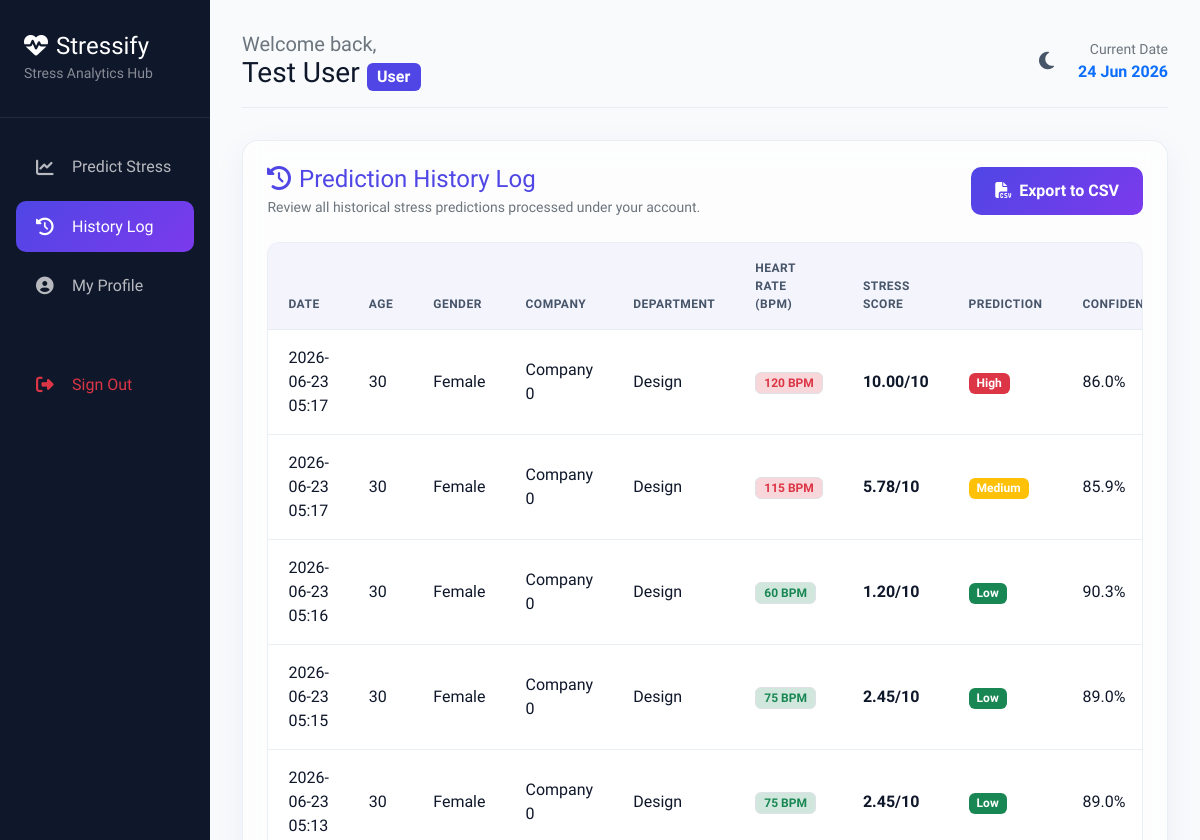
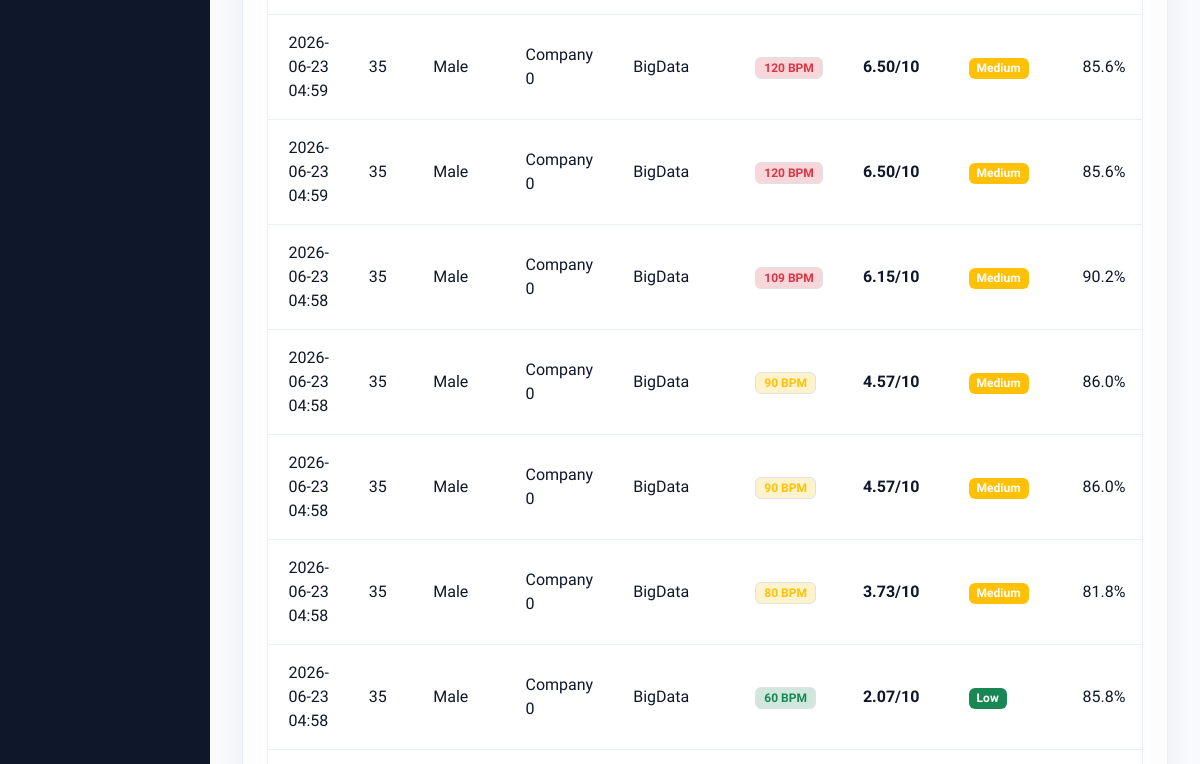
/history (signed in, upper part), run on an earlier commit of the app's database (2 pictures, top to bottom).
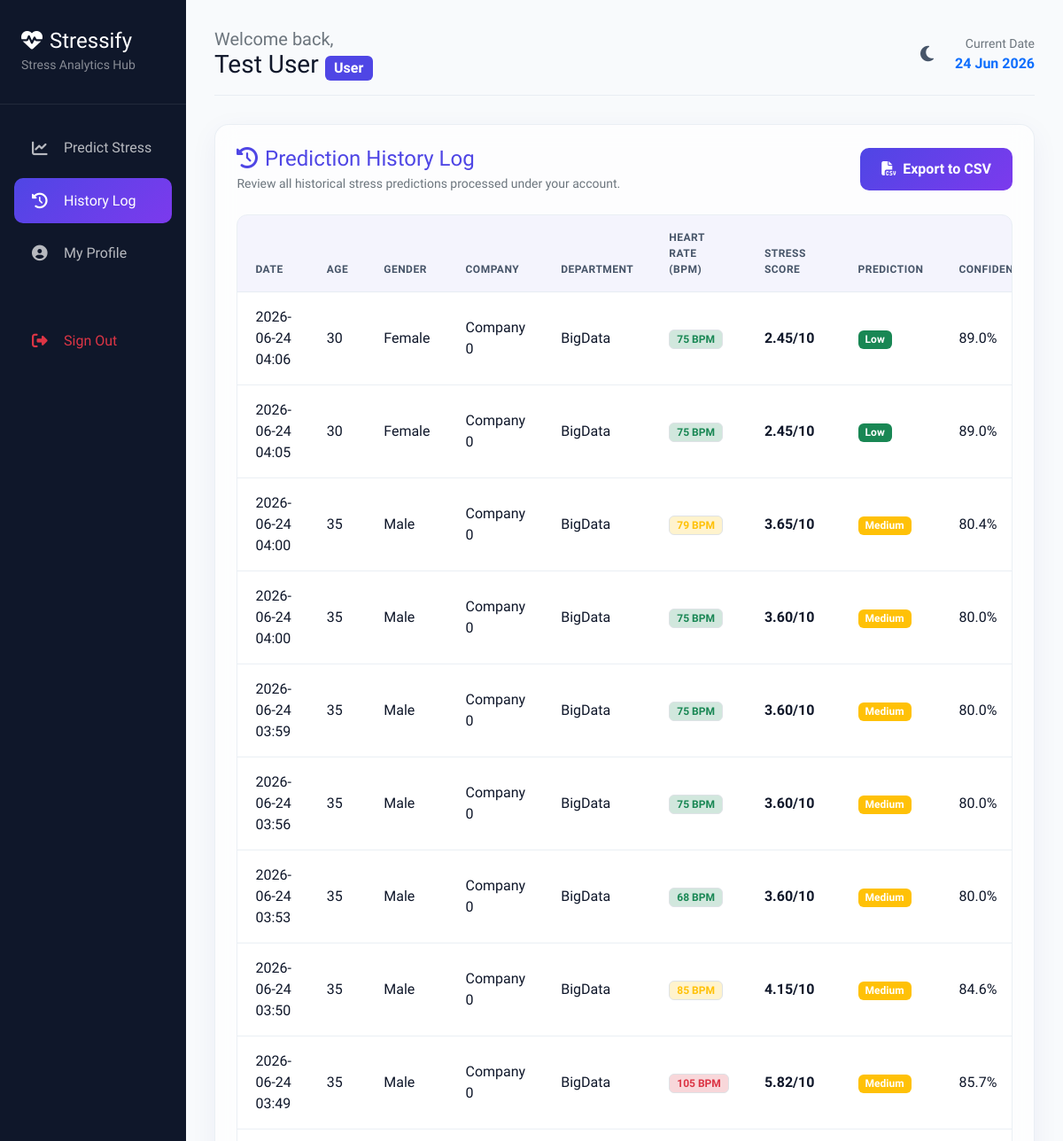
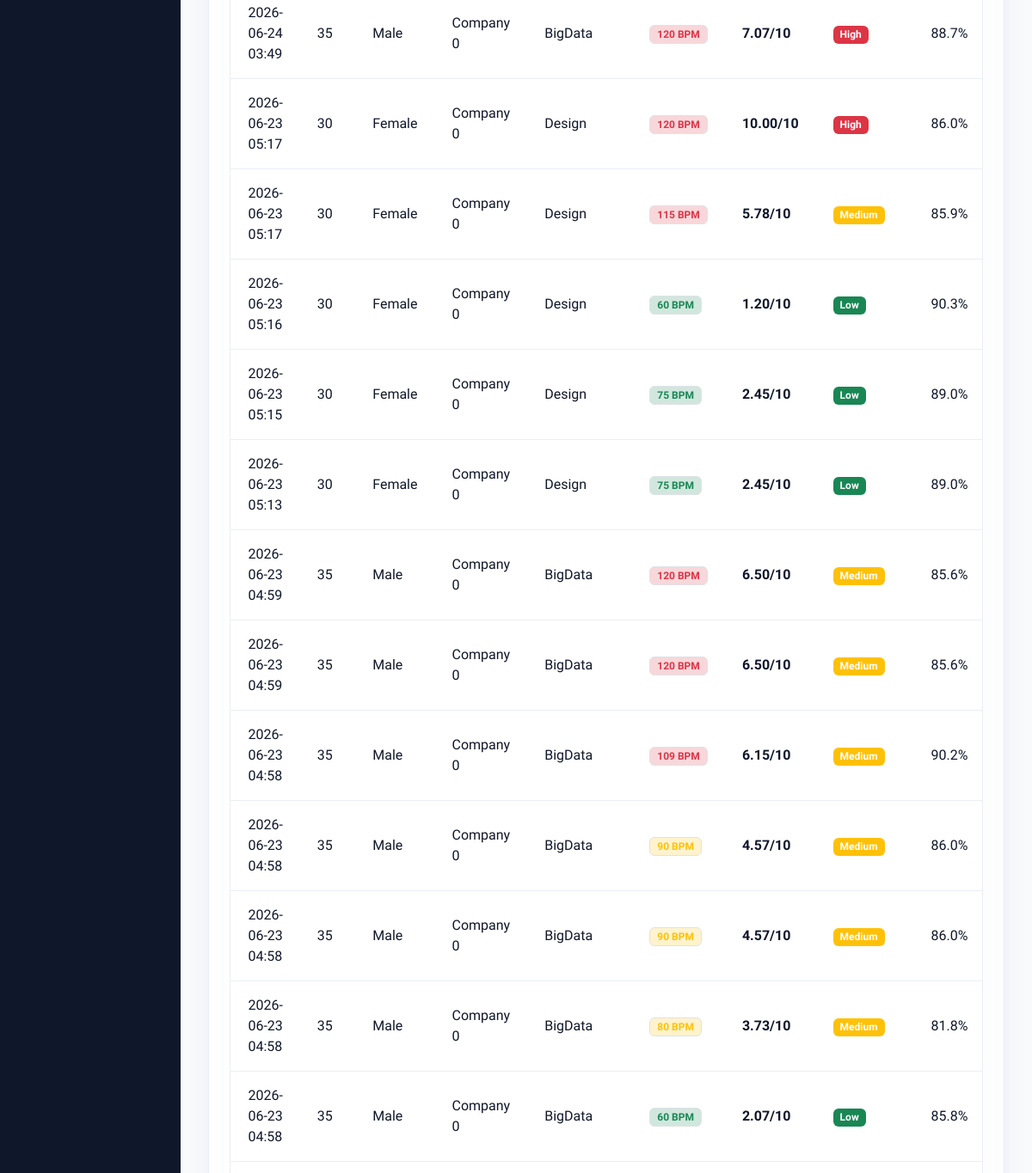
And on a later commit of the database (2 pictures, top to bottom).
### models.py (models this page shows)
class User(db.Model, UserMixin):
    __tablename__ = 'users'
    id = db.Column(db.Integer, primary_key=True)
    name = db.Column(db.String(100), nullable=False)
    email = db.Column(db.String(100), unique=True, nullable=False)
    password = db.Column(db.String(200), nullable=False)
    role = db.Column(db.String(20), default='User') # 'User' or 'Admin'
    created_at = db.Column(db.DateTime, default=datetime.utcnow)

class Prediction(db.Model):
    __tablename__ = 'predictions'
    id = db.Column(db.Integer, primary_key=True)
    user_id = db.Column(db.Integer, db.ForeignKey('users.id', ondelete='CASCADE'), nullable=False)
    age = db.Column(db.Integer, nullable=False)
    gender = db.Column(db.String(10), nullable=False)
    company = db.Column(db.String(100), nullable=False)
    department = db.Column(db.String(100), nullable=False)
    years_in_company = db.Column(db.Float, nullable=False)
    prior_experience = db.Column(db.Float, nullable=False)
    salary = db.Column(db.Float, nullable=False)
    annual_bonus = db.Column(db.Float, nullable=False)
    resting_heart_rate = db.Column(db.Integer, nullable=False)
    predicted_stress = db.Column(db.String(20), nullable=False) # 'Low', 'Medium', 'High'
    confidence_score = db.Column(db.Float, nullable=False)
    prediction_date = db.Column(db.DateTime, default=datetime.utcnow)
    user = db.relationship('User', backref=db.backref('predictions', cascade='all, delete-orphan'))
    @property
    def calculated_score(self):
        import os
        import pandas as pd
        max_years = 50.0
        try:
            base_dir = os.path.dirname(os.path.abspath(__file__))
            data_path = os.path.join(base_dir, 'outputs', 'processed_data.csv')
            if os.path.exists(data_path):
                df_temp = pd.read_csv(data_path)
                if 'years_in_the_company' in df_temp.columns:
                    max_years = df_temp['years_in_the_company'].max()
        except Exception:
            pass
        workload = (self.years_in_company / max_years) * 10
        exp = max(self.years_in_company - self.prior_experience, 0.0)
        hr_s = ((self.resting_heart_rate - 60) / 60) * 10
        raw = 0.30 * workload + 0.20 * exp + 0.50 * hr_s
        if self.predicted_stress == "Low":
            return min(max(raw, 0.0), 3.5)
        elif self.predicted_stress == "Medium":
            return min(max(raw, 3.6), 6.5)
        else:
            return min(max(raw, 6.6), 10.0)

### app.py (the view)
@app.route('/history')
@login_required
def user_history():
    user_predictions = Prediction.query.filter_by(user_id=current_user.id).order_by(Prediction.prediction_date.desc()).all()
    return render_template('history.html', active_page='history', predictions=user_predictions)

### app.py (called while the page is built)
@login_manager.user_loader
def load_user(user_id):
    return User.query.get(int(user_id))

@app.context_processor
def inject_now():
    return {'datetime_now': datetime.now()}

### templates/history.html (shortened to what this page needs)
{% extends "base.html" %}
{% block content %}
<div class="glass-panel p-4 mb-4">
    <div class="d-flex justify-content-between align-items-center mb-4">
        <div>
            <h4 class="font-weight-bold mb-1 text-indigo" style="color: var(--primary-color);">
                <i class="fas fa-history me-2"></i>Prediction History Log
            </h4>
            <p class="text-secondary small mb-0">Review all historical stress predictions processed under your account.</p>
        </div>
        {% if predictions %}
        <a href="{{ url_for('export_csv') }}" class="btn btn-custom btn-custom-primary">
            <i class="fas fa-file-csv me-2"></i>Export to CSV
        </a>
        {% endif %}
    </div>
    {% if predictions %}
    <div class="table-responsive">
        <table class="table table-hover table-custom align-middle">
            <thead>
                <tr>
                    <th>Date</th>
                    <th>Age</th>
                    <th>Gender</th>
                    <th>Company</th>
                    <th>Department</th>
                    <th>Heart Rate (BPM)</th>
                    <th>Stress Score</th>
                    <th>Prediction</th>
                    <th>Confidence</th>
                </tr>
            </thead>
            <tbody>
                {% for pred in predictions %}
                <tr>
                    <td>{{ pred.prediction_date.strftime('%Y-%m-%d %H:%M') }}</td>
                    <td>{{ pred.age }}</td>
                    <td>{{ pred.gender }}</td>
                    <td>Company {{ pred.company }}</td>
                    <td>{{ pred.department }}</td>
                    <td>
                        <span class="badge bg-{{ 'success-subtle text-success' if pred.resting_heart_rate >= 60 and pred.resting_heart_rate <= 75 else 'warning-subtle text-warning' if pred.resting_heart_rate >= 76 and pred.resting_heart_rate <= 95 else 'danger-subtle text-danger' }} border px-2 py-1">
                            {{ pred.resting_heart_rate }} BPM
                        </span>
                    </td>
                    <td>
                        <strong>{{ "%.2f"|format(pred.calculated_score) }}/10</strong>
                    </td>
                    <td>
                        <span class="badge bg-{{ 'success' if pred.predicted_stress == 'Low' else 'warning' if pred.predicted_stress == 'Medium' else 'danger' }} px-2 py-1.5 font-weight-bold">
                            {{ pred.predicted_stress }}
                        </span>
                    </td>
                    <td>{{ "%.1f"|format(pred.confidence_score) }}%</td>
                </tr>
                {% endfor %}
            </tbody>
        </table>
    </div>
    {% endif %}
</div>
{% endblock %}

### templates/base.html (shortened to what this page needs)
<!DOCTYPE html>
<html lang="en" data-theme="light">
<head>
    <link href="https://cdn.jsdelivr.net/npm/bootstrap@5.3.0/dist/css/bootstrap.min.css" rel="stylesheet">
    <link href="https://cdnjs.cloudflare.com/ajax/libs/font-awesome/6.4.0/css/all.min.css" rel="stylesheet">
    <link href="{{ url_for('static', filename='css/style.css') }}" rel="stylesheet">
</head>
<body>
    {% if current_user.is_authenticated %}
    <div class="app-wrapper">
        <aside class="sidebar">
            <div class="sidebar-header">
                <h4 class="mb-0 text-white font-weight-bold">
                    <i class="fas fa-heartbeat me-2"></i>Stressify
                </h4>
                <small class="text-white-50">Stress Analytics Hub</small>
            </div>
            <ul class="sidebar-menu">
                {% if current_user.role == 'Admin' %}
                <li class="sidebar-item {% if active_page == 'admin' %}active{% endif %}">
                    <a href="{{ url_for('admin_dashboard') }}">
                        <i class="fas fa-user-shield"></i>Admin Panel
                    </a>
                </li>
                {% else %}
                <li class="sidebar-item {% if active_page == 'dashboard' %}active{% endif %}">
                    <a href="{{ url_for('user_dashboard') }}">
                        <i class="fas fa-chart-line"></i>Predict Stress
                    </a>
                </li>
                <li class="sidebar-item {% if active_page == 'history' %}active{% endif %}">
                    <a href="{{ url_for('user_history') }}">
                        <i class="fas fa-history"></i>History Log
                    </a>
                </li>
                {% endif %}
                <li class="sidebar-item {% if active_page == 'profile' %}active{% endif %}">
                    <a href="{{ url_for('profile') }}">
                        <i class="fas fa-user-circle"></i>My Profile
                    </a>
                </li>
                <li class="sidebar-item mt-5">
                    <a href="{{ url_for('logout') }}" class="text-danger">
                        <i class="fas fa-sign-out-alt"></i>Sign Out
                    </a>
                </li>
            </ul>
        </aside>
        <main class="main-content">
            <div class="top-nav">
                <div>
                    <h5 class="mb-0 text-secondary">Welcome back,</h5>
                    <h3 class="mb-0 font-weight-bold">{{ current_user.name }} <span class="badge bg-indigo text-xs fs-6" style="background-color: var(--primary-color);">{{ current_user.role }}</span></h3>
                </div>
                <div class="d-flex align-items-center gap-3">
                    <button class="theme-toggle-btn" id="theme-toggle" title="Switch Theme">
                        <i class="fas fa-moon"></i>
                    </button>
                    <div class="d-none d-md-block text-end">
                        <small class="text-secondary d-block">Current Date</small>
                        <strong class="text-primary">{{ datetime_now.strftime('%d %b %Y') }}</strong>
                    </div>
                </div>
            </div>
            {% block content %}{% endblock %}
        </main>
    </div>
    {% endif %}
</body>
</html>

### static/css/style.css (style rules this page uses)
:root { --bg-primary: #f8fafc; --bg-secondary: #ffffff; --bg-card: rgba(255, 255, 255, 0.65); --border-color: rgba(226, 232, 240, 0.7); --text-primary: #0f172a; --text-secondary: #475569; --primary-color: #4f46e5; --primary-hover: #4338ca; --primary-gradient: linear-gradient(135deg, #4f46e5 0%, #7c3aed 100%); --success-color: #10b981; --success-gradient: linear-gradient(135deg, #10b981 0%, #059669 100%); --warning-color: #f59e0b; --warning-gradient: linear-gradient(135deg, #f59e0b 0%, #d97706 100%); --danger-color: #ef4444; --danger-gradient: linear-gradient(135deg, #ef4444 0%, #dc2626 100%); --sidebar-bg: #0f172a; --sidebar-text: #f8fafc; --glass-blur: blur(12px); --glass-shadow: 0 8px 32px 0 rgba(31, 38, 135, 0.05); --card-shadow: 0 4px 20px 0 rgba(0, 0, 0, 0.03); --transition-speed: 0.3s; }
* { margin: 0; padding: 0; box-sizing: border-box; }
body { font-family: 'Plus Jakarta Sans', sans-serif; background-color: var(--bg-primary); color: var(--text-primary); transition: background-color var(--transition-speed), color var(--transition-speed); overflow-x: hidden; }
.glass-panel { background: var(--bg-card); backdrop-filter: var(--glass-blur); -webkit-backdrop-filter: var(--glass-blur); border: 1px solid var(--border-color); box-shadow: var(--glass-shadow); border-radius: 16px; transition: transform var(--transition-speed) ease, box-shadow var(--transition-speed) ease; }
.app-wrapper { display: flex; width: 100vw; height: 100vh; overflow: hidden; }
.sidebar { width: 280px; background-color: var(--sidebar-bg); color: var(--sidebar-text); display: flex; flex-direction: column; height: 100%; transition: width var(--transition-speed) ease; z-index: 100; }
.sidebar-header { padding: 2rem 1.5rem; border-bottom: 1px solid rgba(255, 255, 255, 0.08); }
.sidebar-menu { list-style: none; padding: 1.5rem 1rem; flex-grow: 1; }
.sidebar-item a { display: flex; align-items: center; padding: 0.85rem 1.25rem; color: rgba(255, 255, 255, 0.7); text-decoration: none; border-radius: 10px; font-weight: 500; margin-bottom: 0.5rem; transition: all 0.2s ease; }
.sidebar-item a i { width: 24px; font-size: 1.1rem; margin-right: 0.75rem; }
.sidebar-item a:hover, .sidebar-item.active a { background-color: rgba(255, 255, 255, 0.08); color: #ffffff; }
.sidebar-item.active a { background: var(--primary-gradient); color: #ffffff; }
.main-content { flex-grow: 1; overflow-y: auto; padding: 2rem; display: flex; flex-direction: column; }
.top-nav { display: flex; justify-content: space-between; align-items: center; margin-bottom: 2rem; padding-bottom: 1rem; border-bottom: 1px solid var(--border-color); }
.btn-custom { padding: 0.75rem 1.5rem; border-radius: 10px; font-weight: 600; transition: all 0.3s ease; }
.btn-custom-primary { background: var(--primary-gradient); color: white; border: none; }
.theme-toggle-btn { border: none; background: none; font-size: 1.25rem; color: var(--text-secondary); cursor: pointer; padding: 0.5rem; border-radius: 50%; transition: background-color 0.2s; }
.table-responsive { border-radius: 12px; overflow: hidden; border: 1px solid var(--border-color); }
.table-custom { margin-bottom: 0; }
.table-custom th { background-color: rgba(79, 70, 229, 0.05); color: var(--text-secondary); font-weight: 700; text-transform: uppercase; font-size: 0.75rem; letter-spacing: 0.5px; padding: 1rem 1.25rem; border-bottom: 1px solid var(--border-color); }
.table-custom td { padding: 1rem 1.25rem; vertical-align: middle; color: var(--text-primary); border-bottom: 1px solid var(--border-color); }

What changed in the data, as far as the page shows it:
added Prediction: prediction_date "2026-06-24 04:06", age "30", gender "Female", company "0", department "BigData", resting_heart_rate "75", calculated_score "2.45", predicted_stress "Low", confidence_score "89.0"
added Prediction: prediction_date "2026-06-24 04:05", age "30", gender "Female", company "0", department "BigData", resting_heart_rate "75", calculated_score "2.45", predicted_stress "Low", confidence_score "89.0"
added Prediction: prediction_date "2026-06-24 04:00", age "35", gender "Male", company "0", department "BigData", resting_heart_rate "79", calculated_score "3.65", predicted_stress "Medium", confidence_score "80.4"
added Prediction: prediction_date "2026-06-24 04:00", age "35", gender "Male", company "0", department "BigData", resting_heart_rate "75", calculated_score "3.60", predicted_stress "Medium", confidence_score "80.0"
added Prediction: prediction_date "2026-06-24 03:59", age "35", gender "Male", company "0", department "BigData", resting_heart_rate "75", calculated_score "3.60", predicted_stress "Medium", confidence_score "80.0"
added Prediction: prediction_date "2026-06-24 03:56", age "35", gender "Male", company "0", department "BigData", resting_heart_rate "75", calculated_score "3.60", predicted_stress "Medium", confidence_score "80.0"
added Prediction: prediction_date "2026-06-24 03:53", age "35", gender "Male", company "0", department "BigData", resting_heart_rate "68", calculated_score "3.60", predicted_stress "Medium", confidence_score "80.0"
added Prediction: prediction_date "2026-06-24 03:50", age "35", gender "Male", company "0", department "BigData", resting_heart_rate "85", calculated_score "4.15", predicted_stress "Medium", confidence_score "84.6"
added Prediction: prediction_date "2026-06-24 03:49", age "35", gender "Male", company "0", department "BigData", resting_heart_rate "105", calculated_score "5.82", predicted_stress "Medium", confidence_score "85.7"
added Prediction: prediction_date "2026-06-24 03:49", age "35", gender "Male", company "0", department "BigData", resting_heart_rate "120", calculated_score "7.07", predicted_stress "High", confidence_score "88.7"
